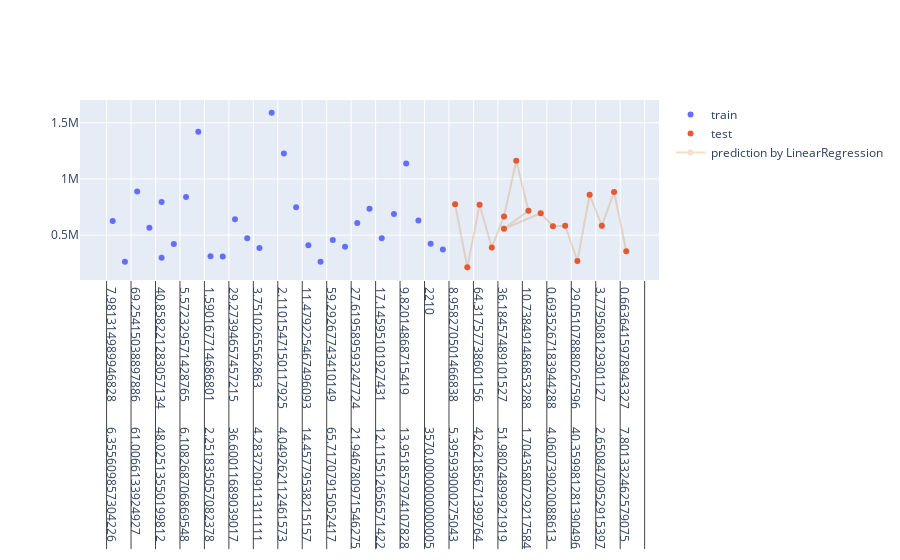

The code cell stored with this chart in its notebook:
### Code cell
import plotly.express as px
import numpy as np
import plotly.express as px
import plotly.graph_objects as go
from sklearn.linear_model import LinearRegression
from sklearn.model_selection import train_test_split
print(px.colors.qualitative.Set3)
X = data2.iloc[:,0:-1]

y =data2.iloc[:,-1]
X_train,X_test,y_train,y_test=train_test_split(X,y,test_size=0.3)

model = LinearRegression()
model.fit(X_train, y_train)
X = after_threshold.columns[:-1]
x_range = np.linspace(0, 6200, 100)
y_range = model.predict(X_test)
print(y_range)
x1 = X_test.squeeze().copy()
fig = go.Figure([
    go.Scatter(x=X_train.squeeze(), y=y_train, name='train', mode='markers'),
    go.Scatter(x=X_test.squeeze(), y=y_test, name='test', mode='markers'),
    go.Scatter(x=x1, y=y_range, name='prediction by LinearRegression',marker_color='rgba(200, 100, 1, 100.8)',opacity=0.2)
])
fig.show()

### Figure 1 — Plotly figure (JSON) as saved in the notebook; plotly's stock layout.template omitted (floating-point values rounded to 4 significant figures; data arrays with more than 128 entries replaced by an {"elided": "..."} marker saying what was removed)
{"data": [{"mode": "markers", "name": "train", "type": "scatter", "x": {"elided": "37x29 float values"}, "y": [624900, 264300, 888000, 565000, 298300, 421700, 840200, 794400, 1419000, 312100, 310900, 640300, 473100, 385300, 1588400, 1226000, 748200, 409900, 262400, 455800, 397600, 608300, 735200, 471900, 688100, 1137100, 631200, 423700, 372000, 500800, 378800, 894400, 828000, 685300, 586500, 496700, 551200]}, {"mode": "markers", "name": "test", "type": "scatter", "x": {"elided": "16x29 float values"}, "y": [775300, 214400, 770100, 390400, 666600, 1161400, 717000, 555700, 694400, 578600, 583600, 270000, 858500, 583900, 882900, 356100]}, {"marker": {"color": "rgba(200, 100, 1, 100.8)"}, "name": "prediction by LinearRegression", "opacity": 0.2, "type": "scatter", "x": {"elided": "16x29 float values"}, "y": [775300.0, 214400.0, 770100, 390400.0, 666600, 1161000.0, 717000.0, 555700.0, 694400, 578600, 583600.0, 270000.0, 858500.0, 583900.0, 882900.0, 356100.0]}], "layout": {}}
